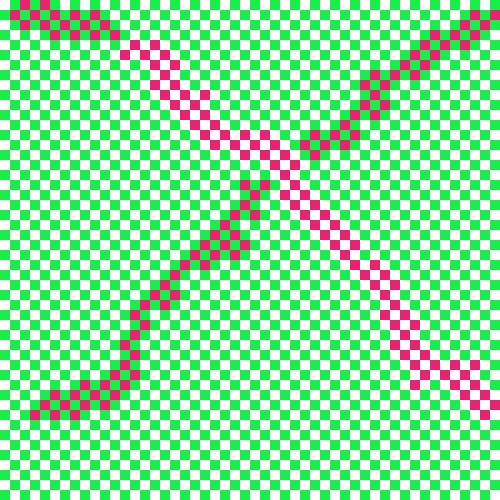
Frame 1 (no input)
Frame 60 (the mouse pressed at the canvas centre just before this capture): identical to frame 1, image omitted
Frame 120 (the mouse held since frame 60 and released just before this capture): identical to frame 1, image omitted

The Processing sketch that drew this single still picture (run headless with seeded random() and noise(); from frame 60 on, the mouse is pressed at the canvas centre):

// Processing sketch: color_illusion
// ── color_illusion.pde
float initial_size_box = 0.01;
float size_box = initial_size_box;


int size_x = 80;
int size_y = 80;
int[][] my_board = new int[size_x][size_y];
float[][]positions_x = new float[size_x][size_y];
float[][]positions_y = new float[size_x][size_y];

int[][] my_rects = new int[size_x][size_y];


int[]positions_purple_x = new int[size_x];
int[]positions_purple_y = new int[size_x];


void calculate_location(){
  for (int r=0; r<size_x; r++ ){ // rows
    for (int c=0; c<size_y; c++ ){ // cols
     positions_x[r][c] = c*size_box*width;
     positions_y[r][c] = r*size_box*height;
    }
  }  
}

void setup (){
  size(500,500);
  fill(0);
  noStroke();
  size_box = initial_size_box * 2;
  calculate_location();
  draw_board_purple();
}

void draw_board(){
  calculate_location();
  background(255); // clear background with white
  for (int x=0; x<size_x; x++) {
    for (int y=0; y<size_y; y++) {
      if( (x+y)%2 != 0){
        rect_3(positions_x[x][y],positions_y[x][y]); 
      } else {
        rect_1(positions_x[x][y],positions_y[x][y]); 
      }
     }
   }
}



void draw(){ 
  if (key == '1' || key == '2' || key == '3'  || key == '4' || key == '5'  || key == '6' || key == '7'){
    println(int(key));
    size_box = initial_size_box * (int(key)-48);
    draw_board_purple();
  }
    
  if (key == '0'){
    println(int(key));
    size_box = initial_size_box * 2;
    draw_board();
  }
}

void draw_board_purple(){
  // Row 0
  draw_board();
  
  rect_2(positions_x[0][2],positions_y[0][0]);
  rect_2(positions_x[0][4],positions_y[0][0]);

  // Row 1
  rect_2(positions_x[0][1],positions_y[1][0]);
  rect_2(positions_x[0][3],positions_y[1][0]);
  rect_2(positions_x[0][5],positions_y[1][0]);
  rect_2(positions_x[0][7],positions_y[1][0]);
  rect_2(positions_x[0][9],positions_y[1][0]);
  
  rect_2(positions_x[0][47],positions_y[1][0]);
  rect_2(positions_x[0][49],positions_y[1][0]);
  
  // Row 2
  rect_2(positions_x[0][2],positions_y[2][0]);
  rect_2(positions_x[0][4],positions_y[2][0]);
  rect_2(positions_x[0][6],positions_y[2][0]);
  rect_2(positions_x[0][8],positions_y[2][0]);
  rect_2(positions_x[0][10],positions_y[2][0]);
  
  rect_2(positions_x[0][46],positions_y[2][0]);
  rect_2(positions_x[0][48],positions_y[2][0]);
  
  // Row 3
  rect_2(positions_x[0][5],positions_y[3][0]);
  rect_2(positions_x[0][7],positions_y[3][0]);
  rect_2(positions_x[0][9],positions_y[3][0]);
  rect_2(positions_x[0][11],positions_y[3][0]);
  
  rect_2(positions_x[0][43],positions_y[3][0]);
  rect_2(positions_x[0][45],positions_y[3][0]);
  rect_2(positions_x[0][47],positions_y[3][0]);
  
  // Row 4
  rect_2(positions_x[0][15],positions_y[4][0]);
  rect_2(positions_x[0][13],positions_y[4][0]);
  
  rect_2(positions_x[0][42],positions_y[4][0]);
  rect_2(positions_x[0][44],positions_y[4][0]);
  rect_2(positions_x[0][46],positions_y[4][0]);
  
  
  // Row 5
  rect_2(positions_x[0][12],positions_y[5][0]);
  rect_2(positions_x[0][14],positions_y[5][0]);
  rect_2(positions_x[0][16],positions_y[5][0]);
  
  rect_2(positions_x[0][41],positions_y[5][0]);
  rect_2(positions_x[0][43],positions_y[5][0]);

  // Row 6
  rect_2(positions_x[0][15],positions_y[6][0]);
  rect_2(positions_x[0][17],positions_y[6][0]);
  
  rect_2(positions_x[0][40],positions_y[6][0]);
  rect_2(positions_x[0][42],positions_y[6][0]);
  
  // Row 7
  rect_2(positions_x[0][16],positions_y[7][0]);  
  
  rect_2(positions_x[0][37],positions_y[7][0]);  
  rect_2(positions_x[0][39],positions_y[7][0]);  
  rect_2(positions_x[0][41],positions_y[7][0]);  
  
  // Row 8
  rect_2(positions_x[0][15],positions_y[8][0]);
  rect_2(positions_x[0][17],positions_y[8][0]);
  
  rect_2(positions_x[0][36],positions_y[8][0]);
  rect_2(positions_x[0][38],positions_y[8][0]);
  
  // Row 9
  rect_2(positions_x[0][16],positions_y[9][0]);    
  rect_2(positions_x[0][18],positions_y[9][0]);    
  rect_2(positions_x[0][20],positions_y[9][0]);    
  
  rect_2(positions_x[0][37],positions_y[9][0]);    
  
  // Row 10
  rect_2(positions_x[0][17],positions_y[10][0]);
  rect_2(positions_x[0][19],positions_y[10][0]);  
  
  rect_2(positions_x[0][36],positions_y[10][0]);
  rect_2(positions_x[0][38],positions_y[10][0]);
 
  // Row 11
  rect_2(positions_x[0][18],positions_y[11][0]);
  rect_2(positions_x[0][20],positions_y[11][0]);  
  
  rect_2(positions_x[0][35],positions_y[11][0]);  
  rect_2(positions_x[0][37],positions_y[11][0]);  
  
  // Row 12
  rect_2(positions_x[0][19],positions_y[12][0]);
  rect_2(positions_x[0][21],positions_y[12][0]); 
  
  rect_2(positions_x[0][34],positions_y[12][0]); 
  
  // Row 13
  rect_2(positions_x[0][20],positions_y[13][0]);
  rect_2(positions_x[0][22],positions_y[13][0]); 
  rect_2(positions_x[0][24],positions_y[13][0]);
  rect_2(positions_x[0][26],positions_y[13][0]); 
  
  rect_2(positions_x[0][31],positions_y[13][0]); 
  rect_2(positions_x[0][33],positions_y[13][0]); 
  rect_2(positions_x[0][35],positions_y[13][0]); 
  
  // Row 14
  rect_2(positions_x[0][21],positions_y[14][0]);
  rect_2(positions_x[0][23],positions_y[14][0]); 
  rect_2(positions_x[0][25],positions_y[14][0]);
  rect_2(positions_x[0][27],positions_y[14][0]); 
  
  rect_2(positions_x[0][30],positions_y[14][0]); 
  rect_2(positions_x[0][32],positions_y[14][0]); 
  rect_2(positions_x[0][34],positions_y[14][0]); 
  
  // Row 15
  rect_2(positions_x[0][24],positions_y[15][0]);
  rect_2(positions_x[0][26],positions_y[15][0]);
  rect_2(positions_x[0][28],positions_y[15][0]); 
  
  rect_2(positions_x[0][31],positions_y[15][0]); 

  // Row 16
  rect_2(positions_x[0][27],positions_y[16][0]);
  rect_2(positions_x[0][29],positions_y[16][0]); 
  
  // Row 17
  rect_2(positions_x[0][28],positions_y[17][0]);  /// Centro de un solo cuadro
  
  // Row 18
  rect_2(positions_x[0][24],positions_y[18][0]);
  rect_2(positions_x[0][26],positions_y[18][0]);
  rect_2(positions_x[0][29],positions_y[18][0]);
  
  // Row 19
  rect_2(positions_x[0][25],positions_y[19][0]);
  
  rect_2(positions_x[0][28],positions_y[19][0]);
  rect_2(positions_x[0][30],positions_y[19][0]);
  
  // Row 20
  rect_2(positions_x[0][24],positions_y[20][0]);
  
  rect_2(positions_x[0][29],positions_y[20][0]);
  rect_2(positions_x[0][31],positions_y[20][0]);
  
  // Row 21
  rect_2(positions_x[0][23],positions_y[21][0]);
  rect_2(positions_x[0][25],positions_y[21][0]);
  
  rect_2(positions_x[0][30],positions_y[21][0]);
  rect_2(positions_x[0][32],positions_y[21][0]);
    
  // Row 22
  rect_2(positions_x[0][22],positions_y[22][0]);
   
  rect_2(positions_x[0][31],positions_y[22][0]);
  rect_2(positions_x[0][33],positions_y[22][0]);  
  
  // Row 23
  rect_2(positions_x[0][21],positions_y[23][0]);
  rect_2(positions_x[0][23],positions_y[23][0]);
   
  rect_2(positions_x[0][32],positions_y[23][0]);
  rect_2(positions_x[0][34],positions_y[23][0]);  
  
  // Row 24
  rect_2(positions_x[0][20],positions_y[24][0]);
  rect_2(positions_x[0][22],positions_y[24][0]);
  rect_2(positions_x[0][24],positions_y[24][0]);
   
  rect_2(positions_x[0][33],positions_y[24][0]);
  rect_2(positions_x[0][35],positions_y[24][0]);   
  
  // Row 25
  rect_2(positions_x[0][19],positions_y[25][0]);
  rect_2(positions_x[0][21],positions_y[25][0]);
  rect_2(positions_x[0][23],positions_y[25][0]);
   
  rect_2(positions_x[0][34],positions_y[25][0]);

  // Row 26
  rect_2(positions_x[0][18],positions_y[26][0]);
  rect_2(positions_x[0][20],positions_y[26][0]);

  rect_2(positions_x[0][35],positions_y[26][0]);
  rect_2(positions_x[0][37],positions_y[26][0]);
 
  // Row 27
  rect_2(positions_x[0][17],positions_y[27][0]);

  rect_2(positions_x[0][36],positions_y[27][0]);
  rect_2(positions_x[0][38],positions_y[27][0]);  
  
  // Row 28
  rect_2(positions_x[0][16],positions_y[28][0]);

  rect_2(positions_x[0][37],positions_y[28][0]);
  rect_2(positions_x[0][39],positions_y[28][0]);  
  
  // Row 29
  rect_2(positions_x[0][15],positions_y[29][0]);
  rect_2(positions_x[0][17],positions_y[29][0]);

  rect_2(positions_x[0][38],positions_y[29][0]);
  
  // Row 30
  rect_2(positions_x[0][14],positions_y[30][0]);
  rect_2(positions_x[0][16],positions_y[30][0]);

  rect_2(positions_x[0][39],positions_y[30][0]); 
  
  // Row 31
  rect_2(positions_x[0][13],positions_y[31][0]);

  rect_2(positions_x[0][38],positions_y[31][0]);
  rect_2(positions_x[0][40],positions_y[31][0]);
  
  // Row 32
  rect_2(positions_x[0][14],positions_y[32][0]);

  rect_2(positions_x[0][39],positions_y[32][0]);
  rect_2(positions_x[0][41],positions_y[32][0]);
  
  // Row 33
  rect_2(positions_x[0][13],positions_y[33][0]);

  rect_2(positions_x[0][40],positions_y[33][0]);

  // Row 34
  rect_2(positions_x[0][12],positions_y[34][0]);

  rect_2(positions_x[0][39],positions_y[34][0]);
  rect_2(positions_x[0][41],positions_y[34][0]);
  
  // Row 35
  rect_2(positions_x[0][13],positions_y[35][0]);

  rect_2(positions_x[0][40],positions_y[35][0]);
  rect_2(positions_x[0][42],positions_y[35][0]);  
  
  // Row 36
  rect_2(positions_x[0][12],positions_y[36][0]);

  rect_2(positions_x[0][41],positions_y[36][0]);
  rect_2(positions_x[0][43],positions_y[36][0]);
  rect_2(positions_x[0][45],positions_y[36][0]);
  rect_2(positions_x[0][47],positions_y[36][0]);
  
  // Row 37
  rect_2(positions_x[0][11],positions_y[37][0]);
  rect_2(positions_x[0][13],positions_y[37][0]);

  rect_2(positions_x[0][42],positions_y[37][0]);
  rect_2(positions_x[0][44],positions_y[37][0]);
  rect_2(positions_x[0][46],positions_y[37][0]);
    
  // Row 38
  rect_2(positions_x[0][8],positions_y[38][0]);
  rect_2(positions_x[0][10],positions_y[38][0]);
  rect_2(positions_x[0][12],positions_y[38][0]);

  rect_2(positions_x[0][41],positions_y[38][0]);
  rect_2(positions_x[0][45],positions_y[38][0]);
  rect_2(positions_x[0][47],positions_y[38][0]);
      
  // Row 39
  rect_2(positions_x[0][5],positions_y[39][0]);
  rect_2(positions_x[0][7],positions_y[39][0]);
  rect_2(positions_x[0][9],positions_y[39][0]);
  rect_2(positions_x[0][11],positions_y[39][0]);

  rect_2(positions_x[0][46],positions_y[39][0]);
  rect_2(positions_x[0][48],positions_y[39][0]);
     
  // Row 40
  rect_2(positions_x[0][4],positions_y[40][0]);
  rect_2(positions_x[0][6],positions_y[40][0]);
  rect_2(positions_x[0][8],positions_y[40][0]);
  rect_2(positions_x[0][10],positions_y[40][0]);

  rect_2(positions_x[0][47],positions_y[40][0]);
  rect_2(positions_x[0][49],positions_y[40][0]);
  rect_2(positions_x[0][51],positions_y[40][0]);
    
  // Row 41
  rect_2(positions_x[0][3],positions_y[41][0]);
  rect_2(positions_x[0][5],positions_y[41][0]);
  rect_2(positions_x[0][7],positions_y[41][0]);
 
  rect_2(positions_x[0][48],positions_y[41][0]);
  rect_2(positions_x[0][50],positions_y[41][0]); 
  
}


void rect_1 (float r, float c){  // Only white
  fill(255);
  rect(r, c, width*size_box,height*size_box); 
}

void rect_2 (float r, float c){ // Only purple
  fill(231, 36, 112);
  rect(r, c, width*size_box,height*size_box); 
}

void rect_3 (float r, float c){ // Only green
  fill(24, 239, 74);
  rect(r, c, width*size_box,height*size_box); 
}
